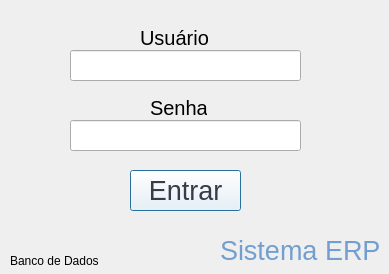
<?xml version="1.0" encoding="UTF-8"?>
<ui version="4.0">
 <class>login</class>
 <widget class="QDialog" name="login">
  <property name="geometry">
   <rect>
    <x>0</x>
    <y>0</y>
    <width>389</width>
    <height>274</height>
   </rect>
  </property>
  <property name="windowTitle">
   <string>ERP</string>
  </property>
  <property name="autoFillBackground">
   <bool>false</bool>
  </property>
  <widget class="QLineEdit" name="usuario_lineEdit">
   <property name="geometry">
    <rect>
     <x>70</x>
     <y>50</y>
     <width>231</width>
     <height>31</height>
    </rect>
   </property>
  </widget>
  <widget class="QLineEdit" name="senha_lineEdit">
   <property name="geometry">
    <rect>
     <x>70</x>
     <y>120</y>
     <width>231</width>
     <height>31</height>
    </rect>
   </property>
   <property name="echoMode">
    <enum>QLineEdit::Password</enum>
   </property>
  </widget>
  <widget class="QPushButton" name="entrar_pushButton">
   <property name="geometry">
    <rect>
     <x>130</x>
     <y>170</y>
     <width>111</width>
     <height>41</height>
    </rect>
   </property>
   <property name="font">
    <font>
     <pointsize>20</pointsize>
    </font>
   </property>
   <property name="styleSheet">
    <string notr="true">background-color: rgb(255, 255, 255);
color: rgb(56, 60, 74);</string>
   </property>
   <property name="text">
    <string>Entrar</string>
   </property>
  </widget>
  <widget class="QLabel" name="label">
   <property name="geometry">
    <rect>
     <x>140</x>
     <y>30</y>
     <width>91</width>
     <height>16</height>
    </rect>
   </property>
   <property name="font">
    <font>
     <pointsize>15</pointsize>
    </font>
   </property>
   <property name="text">
    <string>Usuário</string>
   </property>
  </widget>
  <widget class="QLabel" name="label_2">
   <property name="geometry">
    <rect>
     <x>150</x>
     <y>100</y>
     <width>57</width>
     <height>16</height>
    </rect>
   </property>
   <property name="font">
    <font>
     <pointsize>15</pointsize>
    </font>
   </property>
   <property name="text">
    <string>Senha</string>
   </property>
  </widget>
  <widget class="QLabel" name="label_3">
   <property name="geometry">
    <rect>
     <x>220</x>
     <y>240</y>
     <width>161</width>
     <height>21</height>
    </rect>
   </property>
   <property name="font">
    <font>
     <pointsize>20</pointsize>
    </font>
   </property>
   <property name="styleSheet">
    <string notr="true">color: rgb(114, 159, 207);</string>
   </property>
   <property name="text">
    <string>Sistema ERP</string>
   </property>
  </widget>
  <widget class="QLabel" name="db_label">
   <property name="geometry">
    <rect>
     <x>10</x>
     <y>250</y>
     <width>191</width>
     <height>21</height>
    </rect>
   </property>
   <property name="text">
    <string>Banco de Dados</string>
   </property>
  </widget>
 </widget>
 <resources/>
 <connections/>
</ui>
